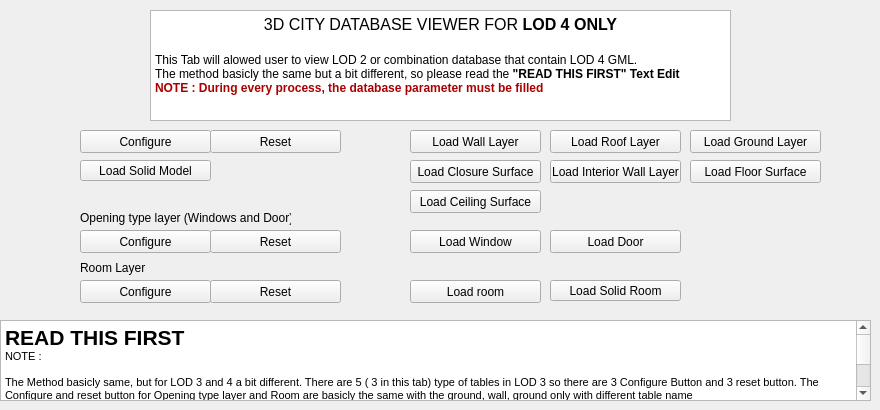
     <widget class="QWidget" name="tab_6">
      <attribute name="title">
       <string>LOD 4 Viewer</string>
      </attribute>
      <widget class="QPushButton" name="pb_ceiling_lod4">
       <property name="geometry">
        <rect>
         <x>410</x>
         <y>190</y>
         <width>131</width>
         <height>23</height>
        </rect>
       </property>
       <property name="text">
        <string>Load Ceiling Surface</string>
       </property>
      </widget>
      <widget class="QPushButton" name="pb_interior_wall_lod4">
       <property name="geometry">
        <rect>
         <x>550</x>
         <y>160</y>
         <width>131</width>
         <height>23</height>
        </rect>
       </property>
       <property name="text">
        <string>Load Interior Wall Layer</string>
       </property>
      </widget>
      <widget class="QPushButton" name="pb_configure_lod4">
       <property name="geometry">
        <rect>
         <x>80</x>
         <y>130</y>
         <width>131</width>
         <height>23</height>
        </rect>
       </property>
       <property name="text">
        <string>Configure</string>
       </property>
      </widget>
      <widget class="QPushButton" name="pb_closure_lod4">
       <property name="geometry">
        <rect>
         <x>410</x>
         <y>160</y>
         <width>131</width>
         <height>23</height>
        </rect>
       </property>
       <property name="text">
        <string>Load Closure Surface</string>
       </property>
      </widget>
      <widget class="QPushButton" name="pb_ground_lod4">
       <property name="geometry">
        <rect>
         <x>690</x>
         <y>130</y>
         <width>131</width>
         <height>23</height>
        </rect>
       </property>
       <property name="text">
        <string>Load Ground Layer</string>
       </property>
      </widget>
      <widget class="QPushButton" name="pb_room_lod4">
       <property name="geometry">
        <rect>
         <x>410</x>
         <y>280</y>
         <width>131</width>
         <height>23</height>
        </rect>
       </property>
       <property name="text">
        <string>Load room</string>
       </property>
      </widget>
      <widget class="QPushButton" name="pb_floor_lod4">
       <property name="geometry">
        <rect>
         <x>690</x>
         <y>160</y>
         <width>131</width>
         <height>23</height>
        </rect>
       </property>
       <property name="text">
        <string>Load Floor Surface</string>
       </property>
      </widget>
      <widget class="QPushButton" name="pb_roof_lod4">
       <property name="geometry">
        <rect>
         <x>550</x>
         <y>130</y>
         <width>131</width>
         <height>23</height>
        </rect>
       </property>
       <property name="text">
        <string>Load Roof Layer</string>
       </property>
      </widget>
      <widget class="QPushButton" name="pb_wall_lod4">
       <property name="geometry">
        <rect>
         <x>410</x>
         <y>130</y>
         <width>131</width>
         <height>23</height>
        </rect>
       </property>
       <property name="text">
        <string>Load Wall Layer</string>
       </property>
      </widget>
      <widget class="QPushButton" name="pb_window_lod4">
       <property name="geometry">
        <rect>
         <x>410</x>
         <y>230</y>
         <width>131</width>
         <height>23</height>
        </rect>
       </property>
       <property name="text">
        <string>Load Window</string>
       </property>
      </widget>
      <widget class="QPushButton" name="pb_door_lod4">
       <property name="geometry">
        <rect>
         <x>550</x>
         <y>230</y>
         <width>131</width>
         <height>23</height>
        </rect>
       </property>
       <property name="text">
        <string>Load Door</string>
       </property>
      </widget>
      <widget class="QPushButton" name="pb_reset_lod4">
       <property name="geometry">
        <rect>
         <x>210</x>
         <y>130</y>
         <width>131</width>
         <height>23</height>
        </rect>
       </property>
       <property name="text">
        <string>Reset</string>
       </property>
      </widget>
      <widget class="QPushButton" name="pb_opening_config_lod4">
       <property name="geometry">
        <rect>
         <x>80</x>
         <y>230</y>
         <width>131</width>
         <height>23</height>
        </rect>
       </property>
       <property name="text">
        <string>Configure</string>
       </property>
      </widget>
      <widget class="QPushButton" name="pb_reset_opening_lod4">
       <property name="geometry">
        <rect>
         <x>210</x>
         <y>230</y>
         <width>131</width>
         <height>23</height>
        </rect>
       </property>
       <property name="text">
        <string>Reset</string>
       </property>
      </widget>
      <widget class="QPushButton" name="pb_room_config_lod4">
       <property name="geometry">
        <rect>
         <x>80</x>
         <y>280</y>
         <width>131</width>
         <height>23</height>
        </rect>
       </property>
       <property name="text">
        <string>Configure</string>
       </property>
      </widget>
      <widget class="QPushButton" name="pb_room_reset_lod4">
       <property name="geometry">
        <rect>
         <x>210</x>
         <y>280</y>
         <width>131</width>
         <height>23</height>
        </rect>
       </property>
       <property name="text">
        <string>Reset</string>
       </property>
      </widget>
      <widget class="QLabel" name="label_14">
       <property name="geometry">
        <rect>
         <x>80</x>
         <y>210</y>
         <width>211</width>
         <height>16</height>
        </rect>
       </property>
       <property name="text">
        <string>Opening type layer (Windows and Door)</string>
       </property>
      </widget>
      <widget class="QLabel" name="label_15">
       <property name="geometry">
        <rect>
         <x>80</x>
         <y>260</y>
         <width>211</width>
         <height>16</height>
        </rect>
       </property>
       <property name="text">
        <string>Room Layer</string>
       </property>
      </widget>
      <widget class="QTextEdit" name="textEdit_5">
       <property name="geometry">
        <rect>
         <x>150</x>
         <y>10</y>
         <width>581</width>
         <height>111</height>
        </rect>
       </property>
       <property name="html">
        <string>&lt;!DOCTYPE HTML PUBLIC &quot;-//W3C//DTD HTML 4.0//EN&quot; &quot;http://www.w3.org/TR/REC-html40/strict.dtd&quot;&gt;
&lt;html&gt;&lt;head&gt;&lt;meta name=&quot;qrichtext&quot; content=&quot;1&quot; /&gt;&lt;style type=&quot;text/css&quot;&gt;
p, li { white-space: pre-wrap; }
&lt;/style&gt;&lt;/head&gt;&lt;body style=&quot; font-family:'MS Shell Dlg 2'; font-size:8.25pt; font-weight:400; font-style:normal;&quot;&gt;
&lt;p align=&quot;center&quot; style=&quot; margin-top:0px; margin-bottom:0px; margin-left:0px; margin-right:0px; -qt-block-indent:0; text-indent:0px;&quot;&gt;&lt;span style=&quot; font-size:12pt;&quot;&gt;3D CITY DATABASE VIEWER FOR &lt;/span&gt;&lt;span style=&quot; font-size:12pt; font-weight:600;&quot;&gt;LOD 4 ONLY&lt;/span&gt;&lt;/p&gt;
&lt;p align=&quot;center&quot; style=&quot;-qt-paragraph-type:empty; margin-top:0px; margin-bottom:0px; margin-left:0px; margin-right:0px; -qt-block-indent:0; text-indent:0px; font-size:12pt; font-weight:600;&quot;&gt;&lt;br /&gt;&lt;/p&gt;
&lt;p style=&quot; margin-top:0px; margin-bottom:0px; margin-left:0px; margin-right:0px; -qt-block-indent:0; text-indent:0px;&quot;&gt;&lt;span style=&quot; font-size:9pt;&quot;&gt;This Tab will alowed user to view LOD 2 or combination database that contain LOD 4 GML.&lt;/span&gt;&lt;/p&gt;
&lt;p style=&quot; margin-top:0px; margin-bottom:0px; margin-left:0px; margin-right:0px; -qt-block-indent:0; text-indent:0px;&quot;&gt;&lt;span style=&quot; font-size:9pt;&quot;&gt;The method basicly the same but a bit different, so please read the&lt;/span&gt;&lt;span style=&quot; font-size:9pt; font-weight:600;&quot;&gt; &amp;quot;READ THIS FIRST&amp;quot; Text Edit&lt;/span&gt;&lt;/p&gt;
&lt;p style=&quot; margin-top:0px; margin-bottom:0px; margin-left:0px; margin-right:0px; -qt-block-indent:0; text-indent:0px;&quot;&gt;&lt;span style=&quot; font-size:9pt; font-weight:600; color:#aa0000;&quot;&gt;NOTE : During every process, the database parameter must be filled &lt;/span&gt;&lt;/p&gt;
&lt;p align=&quot;center&quot; style=&quot;-qt-paragraph-type:empty; margin-top:0px; margin-bottom:0px; margin-left:0px; margin-right:0px; -qt-block-indent:0; text-indent:0px; font-size:12pt;&quot;&gt;&lt;br /&gt;&lt;/p&gt;&lt;/body&gt;&lt;/html&gt;</string>
       </property>
      </widget>
      <widget class="QTextBrowser" name="textBrowser_4">
       <property name="geometry">
        <rect>
         <x>0</x>
         <y>320</y>
         <width>871</width>
         <height>81</height>
        </rect>
       </property>
       <property name="html">
        <string>&lt;!DOCTYPE HTML PUBLIC &quot;-//W3C//DTD HTML 4.0//EN&quot; &quot;http://www.w3.org/TR/REC-html40/strict.dtd&quot;&gt;
&lt;html&gt;&lt;head&gt;&lt;meta name=&quot;qrichtext&quot; content=&quot;1&quot; /&gt;&lt;style type=&quot;text/css&quot;&gt;
p, li { white-space: pre-wrap; }
&lt;/style&gt;&lt;/head&gt;&lt;body style=&quot; font-family:'MS Shell Dlg 2'; font-size:8.25pt; font-weight:400; font-style:normal;&quot;&gt;
&lt;p style=&quot; margin-top:0px; margin-bottom:0px; margin-left:0px; margin-right:0px; -qt-block-indent:0; text-indent:0px;&quot;&gt;&lt;span style=&quot; font-size:16pt; font-weight:600;&quot;&gt;READ THIS FIRST&lt;/span&gt;&lt;/p&gt;
&lt;p style=&quot; margin-top:0px; margin-bottom:0px; margin-left:0px; margin-right:0px; -qt-block-indent:0; text-indent:0px;&quot;&gt;NOTE :&lt;/p&gt;
&lt;p style=&quot;-qt-paragraph-type:empty; margin-top:0px; margin-bottom:0px; margin-left:0px; margin-right:0px; -qt-block-indent:0; text-indent:0px;&quot;&gt;&lt;br /&gt;&lt;/p&gt;
&lt;p style=&quot; margin-top:0px; margin-bottom:0px; margin-left:0px; margin-right:0px; -qt-block-indent:0; text-indent:0px;&quot;&gt;The Method basicly same, but for LOD 3 and 4 a bit different. There are 5 ( 3 in this tab) type of tables in LOD 3 so there are 3 Configure Button and 3 reset button. The Configure and reset button for Opening type layer and Room are basicly the same with the ground, wall, ground only with different table name&lt;br /&gt;&lt;/p&gt;
&lt;p style=&quot; margin-top:0px; margin-bottom:0px; margin-left:0px; margin-right:0px; -qt-block-indent:0; text-indent:0px;&quot;&gt;Click the &lt;span style=&quot; font-weight:600; text-decoration: underline;&quot;&gt;Configure button&lt;/span&gt; to &lt;span style=&quot; font-weight:600;&quot;&gt;enabled view&lt;/span&gt; by creating a table to fulfill necessity, you can delete the table by clicking the reset button&lt;/p&gt;
&lt;p style=&quot;-qt-paragraph-type:empty; margin-top:0px; margin-bottom:0px; margin-left:0px; margin-right:0px; -qt-block-indent:0; text-indent:0px;&quot;&gt;&lt;br /&gt;&lt;/p&gt;
&lt;p style=&quot; margin-top:0px; margin-bottom:0px; margin-left:0px; margin-right:0px; -qt-block-indent:0; text-indent:0px;&quot;&gt;If there are changes in your database &lt;span style=&quot; font-weight:600;&quot;&gt;clicked the reset button&lt;/span&gt;. Repeat the connection process di tab 2 ( Database Connection and Adding Layer) and configure it again. &lt;/p&gt;&lt;/body&gt;&lt;/html&gt;</string>
       </property>
      </widget>
      <widget class="QPushButton" name="pb_solid_lod4">
       <property name="geometry">
        <rect>
         <x>80</x>
         <y>160</y>
         <width>131</width>
         <height>21</height>
        </rect>
       </property>
       <property name="text">
        <string>Load Solid Model</string>
       </property>
      </widget>
      <widget class="QPushButton" name="pb_solid_room_lod4">
       <property name="geometry">
        <rect>
         <x>550</x>
         <y>280</y>
         <width>131</width>
         <height>21</height>
        </rect>
       </property>
       <property name="text">
        <string>Load Solid Room</string>
       </property>
      </widget>
     </widget>
